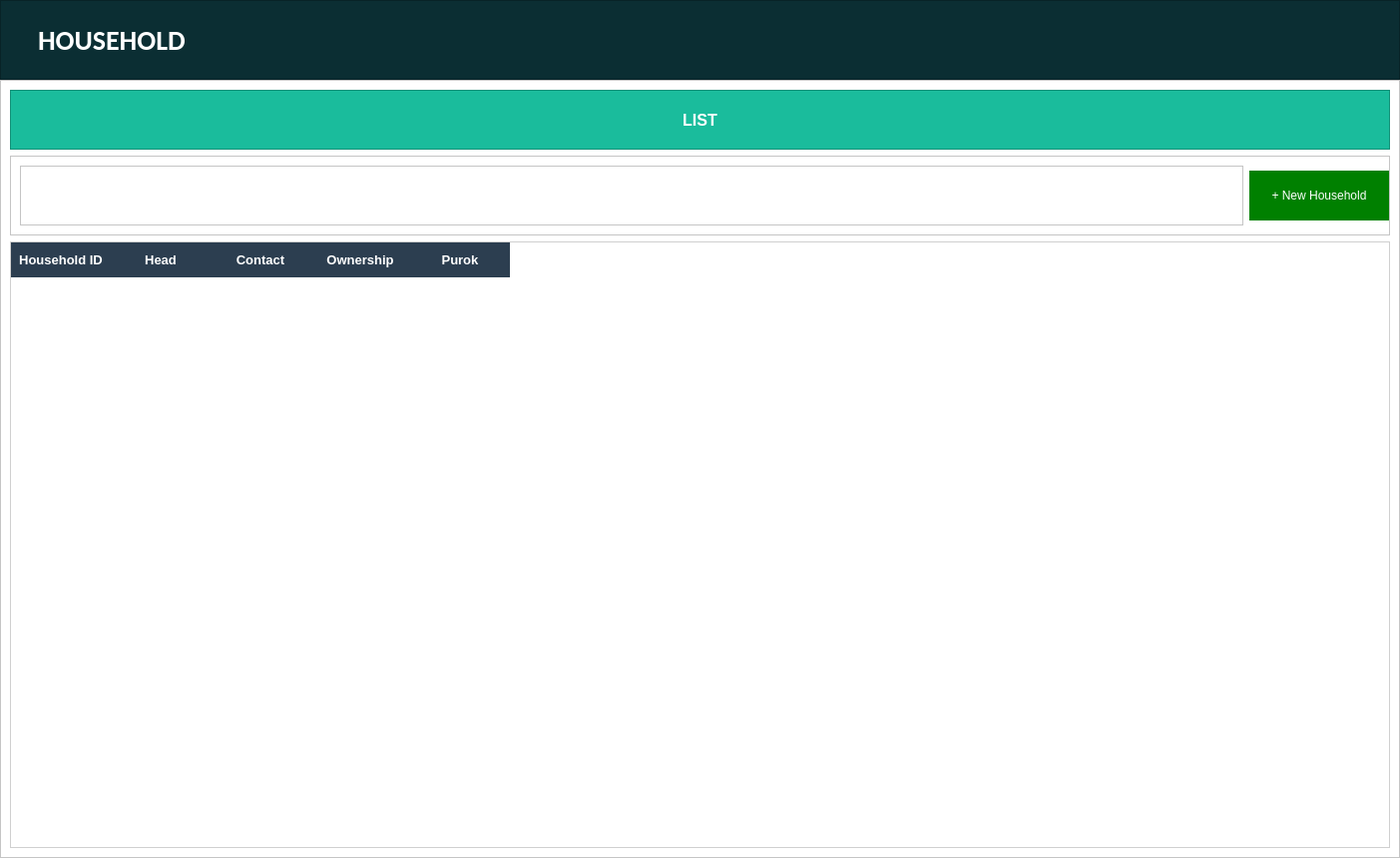
<?xml version="1.0" encoding="UTF-8"?>
<ui version="4.0">
 <class>ProfilingWidget</class>
 <widget class="QWidget" name="ProfilingWidget">
  <property name="geometry">
   <rect>
    <x>0</x>
    <y>0</y>
    <width>1403</width>
    <height>860</height>
   </rect>
  </property>
  <property name="windowTitle">
   <string>Form</string>
  </property>
  <layout class="QVBoxLayout" name="verticalLayout">
   <property name="spacing">
    <number>0</number>
   </property>
   <property name="leftMargin">
    <number>0</number>
   </property>
   <property name="topMargin">
    <number>0</number>
   </property>
   <property name="rightMargin">
    <number>0</number>
   </property>
   <property name="bottomMargin">
    <number>0</number>
   </property>
   <item>
    <widget class="QFrame" name="frame">
     <property name="minimumSize">
      <size>
       <width>0</width>
       <height>80</height>
      </size>
     </property>
     <property name="maximumSize">
      <size>
       <width>16777215</width>
       <height>80</height>
      </size>
     </property>
     <property name="font">
      <font>
       <pointsize>12</pointsize>
      </font>
     </property>
     <property name="styleSheet">
      <string notr="true">QFrame {

background-color: #0B2E33;


}

</string>
     </property>
     <property name="frameShape">
      <enum>QFrame::StyledPanel</enum>
     </property>
     <property name="frameShadow">
      <enum>QFrame::Raised</enum>
     </property>
     <layout class="QHBoxLayout" name="horizontalLayout_9">
      <property name="leftMargin">
       <number>37</number>
      </property>
      <item>
       <widget class="QLabel" name="label">
        <property name="font">
         <font>
          <family>Calibri</family>
          <pointsize>21</pointsize>
          <weight>75</weight>
          <bold>true</bold>
         </font>
        </property>
        <property name="styleSheet">
         <string notr="true">COLOR:WHITE;</string>
        </property>
        <property name="text">
         <string>HOUSEHOLD</string>
        </property>
       </widget>
      </item>
     </layout>
    </widget>
   </item>
   <item>
    <widget class="QFrame" name="frame_2">
     <property name="font">
      <font>
       <pointsize>12</pointsize>
      </font>
     </property>
     <property name="styleSheet">
      <string notr="true">QFrame {

background-color: white;

}</string>
     </property>
     <property name="frameShape">
      <enum>QFrame::StyledPanel</enum>
     </property>
     <property name="frameShadow">
      <enum>QFrame::Raised</enum>
     </property>
     <layout class="QVBoxLayout" name="verticalLayout_2">
      <item>
       <widget class="QFrame" name="frame_4">
        <property name="minimumSize">
         <size>
          <width>0</width>
          <height>60</height>
         </size>
        </property>
        <property name="styleSheet">
         <string notr="true">background-color: #1ABC9C	;</string>
        </property>
        <property name="frameShape">
         <enum>QFrame::StyledPanel</enum>
        </property>
        <property name="frameShadow">
         <enum>QFrame::Raised</enum>
        </property>
        <layout class="QVBoxLayout" name="verticalLayout_4">
         <item>
          <widget class="QLabel" name="label_4">
           <property name="font">
            <font>
             <pointsize>12</pointsize>
             <weight>75</weight>
             <bold>true</bold>
            </font>
           </property>
           <property name="styleSheet">
            <string notr="true">border:none; color: white;</string>
           </property>
           <property name="text">
            <string>LIST</string>
           </property>
           <property name="alignment">
            <set>Qt::AlignCenter</set>
           </property>
          </widget>
         </item>
        </layout>
       </widget>
      </item>
      <item>
       <widget class="QFrame" name="frame_3">
        <property name="minimumSize">
         <size>
          <width>0</width>
          <height>80</height>
         </size>
        </property>
        <property name="frameShape">
         <enum>QFrame::StyledPanel</enum>
        </property>
        <property name="frameShadow">
         <enum>QFrame::Raised</enum>
        </property>
        <layout class="QHBoxLayout" name="horizontalLayout">
         <property name="rightMargin">
          <number>0</number>
         </property>
         <item>
          <widget class="QFrame" name="frame_5">
           <property name="frameShape">
            <enum>QFrame::StyledPanel</enum>
           </property>
           <property name="frameShadow">
            <enum>QFrame::Raised</enum>
           </property>
          </widget>
         </item>
         <item>
          <widget class="QPushButton" name="household_btn">
           <property name="maximumSize">
            <size>
             <width>140</width>
             <height>50</height>
            </size>
           </property>
           <property name="baseSize">
            <size>
             <width>50</width>
             <height>0</height>
            </size>
           </property>
           <property name="styleSheet">
            <string notr="true">background-color: green; border: none; color: white;</string>
           </property>
           <property name="text">
            <string>+ New Household</string>
           </property>
          </widget>
         </item>
        </layout>
       </widget>
      </item>
      <item>
       <widget class="QTableWidget" name="table_household">
        <property name="styleSheet">
         <string notr="true">/* ─── Table Background &amp; Grid ───────────────────────────────────────── */
QTableWidget {
    background-color: #ffffff;
    gridline-color: #e0e0e0;
    border: 1px solid #d0d0d0;
    font: 12px &quot;Segoe UI&quot;, sans-serif;
    selection-background-color: #337ab7;
    selection-color: #ffffff;
}

/* ─── Header Styling ─────────────────────────────────────────────────── */
QHeaderView::section {
    background-color: #2c3e50;
    color: #ffffff;
    padding: 8px;
    border: 0px solid #34495e;
    font-weight: bold;
    font-size: 13px;
}

/* ─── Alternating Row Colors ────────────────────────────────────────── */
QTableWidget::item {
    background-color: #ffffff;
}

QTableWidget::item:alternate {
    background-color: #f7f7f7;
}

/* ─── Hover &amp; Selected Row ──────────────────────────────────────────── */
QTableWidget::item:hover {
    background-color: #e1f5fe;
}

QTableWidget::item:selected {
    background-color: #337ab7;
    color: #ffffff;
}

/* ─── Remove Focus Rectangle ────────────────────────────────────────── */
QTableWidget::focus {
    outline: none;
}

/* ─── Corner Button ─────────────────────────────────────────────────── */
QTableCornerButton::section {
    background-color: #2c3e50;
    border: 0px;
}
</string>
        </property>
        <column>
         <property name="text">
          <string>Household ID</string>
         </property>
        </column>
        <column>
         <property name="text">
          <string>Head</string>
         </property>
        </column>
        <column>
         <property name="text">
          <string>Contact</string>
         </property>
        </column>
        <column>
         <property name="text">
          <string>Ownership</string>
         </property>
        </column>
        <column>
         <property name="text">
          <string>Purok</string>
         </property>
        </column>
       </widget>
      </item>
     </layout>
    </widget>
   </item>
  </layout>
 </widget>
 <resources>
  <include location="Cabs.qrc"/>
 </resources>
 <connections/>
</ui>
